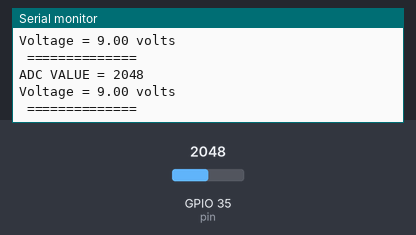
Recording of a sketch running on a simulated ESP32. Parts: the last lines printed to the serial monitor. The test bench sets the inputs (shaded band); at power-on: GPIO 35 (pin) = 2048.

Above: at 1.8 s.
1.9 s: GPIO 35 (pin) set to 2866
At 2.8 s:
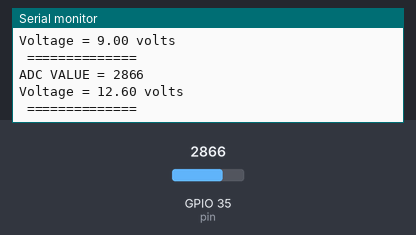
3.4 s: GPIO 35 (pin) set to 3603
At 4.4 s:
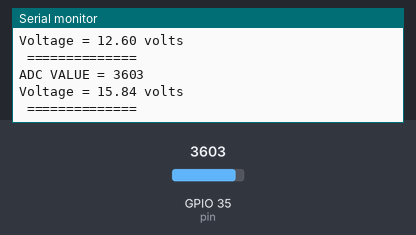
Timing chart, 0 to 6.4 s (numbered marks = the images above; inputs shaded):
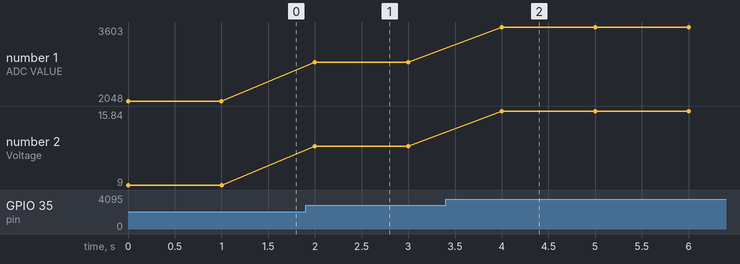

Measured:
- after the input at 1.9 s, the serial monitor: prints a new line after 0.10 s (image 1)
- after the input at 3.4 s, the serial monitor: prints a new line after 0.60 s (image 2)
- plotted number 1: 2048 → 2866 after the input at 1.9 s, 2866 → 3603 after the input at 3.4 s
- plotted number 2: 9 → 12.6 after the input at 1.9 s, 12.6 → 15.84 after the input at 3.4 s

The sketch:

Voltage_Divinder.ino
```cpp
const int pin = 35;
int ADC_VALUE = 0;
float voltage_value = 0;
void setup() {
  Serial.begin(115200);
}
void loop() {
  ADC_VALUE = analogRead(pin);
  Serial.print("ADC VALUE = ");
  Serial.println(ADC_VALUE);
  float x = f_map(ADC_VALUE, 0, 4095, 0, 18);
  //voltage_value = (ADC_VALUE * 5.0 ) / (1023.0);
  Serial.print("Voltage = ");
  Serial.print(x);
  Serial.println(" volts");
  Serial.println(" ==============");
  delay(1000);
}

float f_map(float x, float x1, float x2, float y1, float y2){
  return (x - x1) * (y2 - y1) / (x2 - x1) + y1;
}
```
